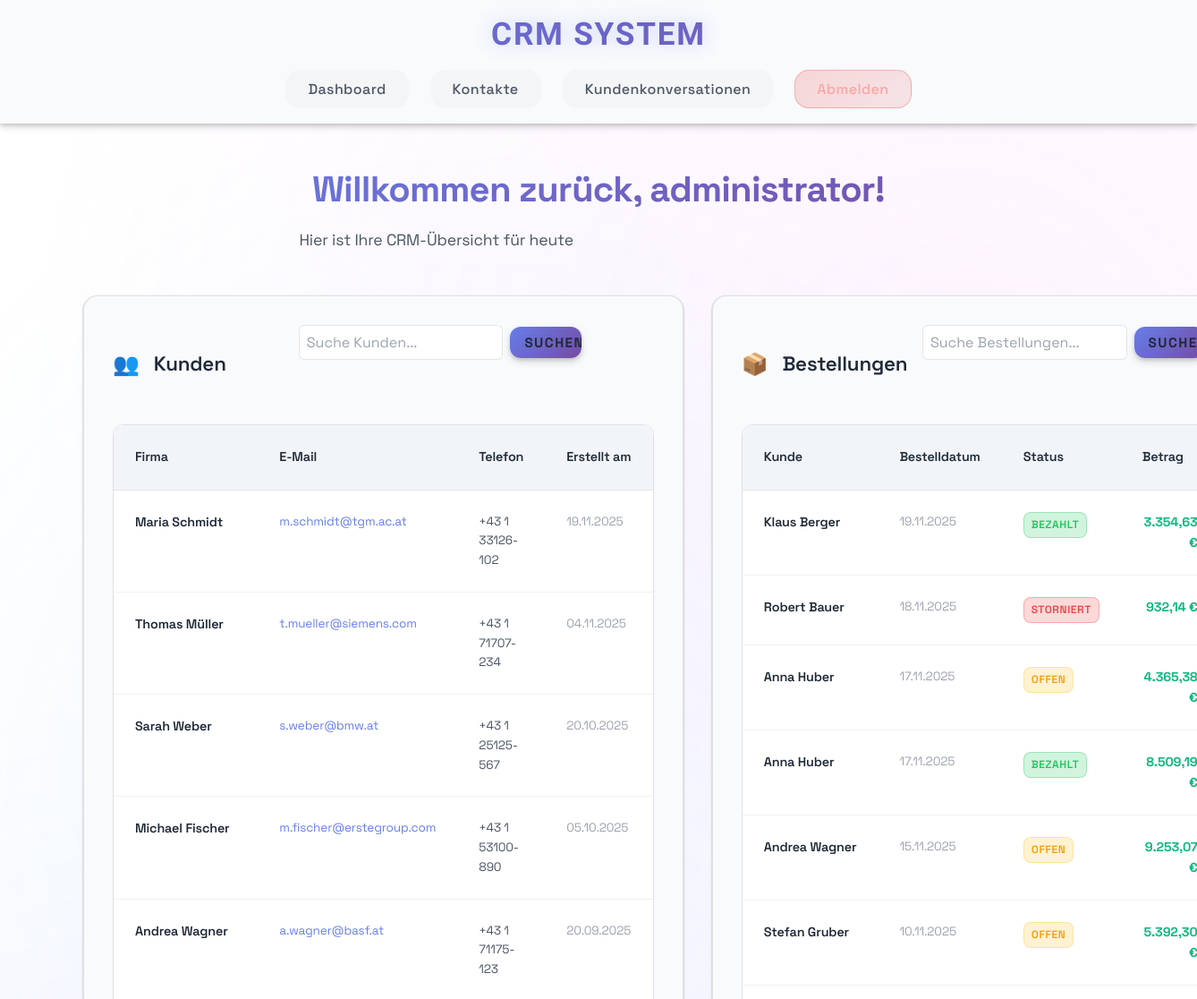
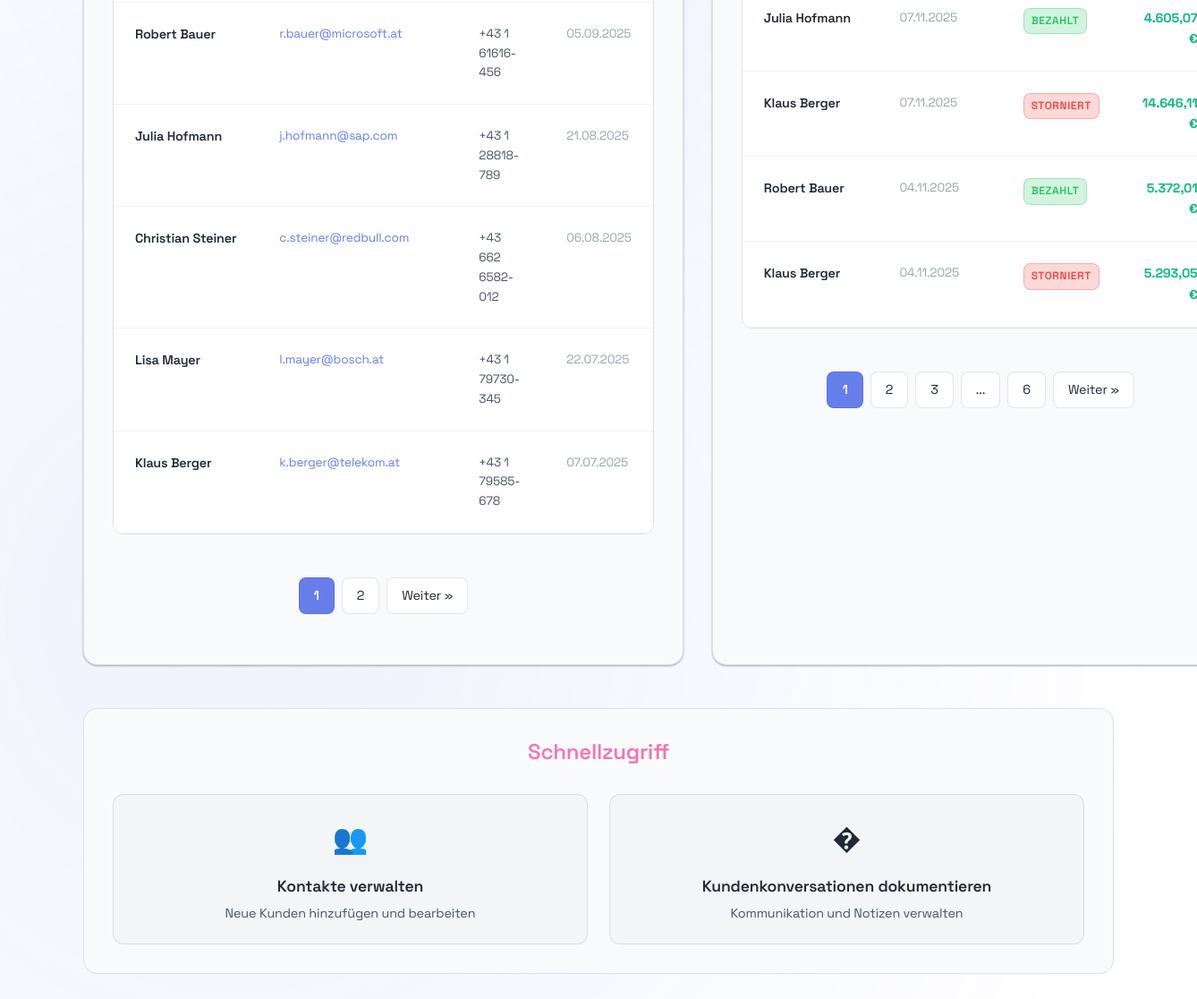
The page /mainview (signed in) on the database its author committed (2 pictures, top to bottom).
### models.py (models this page shows)
class Customer(db.Model):
    __tablename__ = "customers"
    id = db.Column(Integer, primary_key=True, autoincrement=True)
    first_name = db.Column(String(100), nullable=False)
    last_name = db.Column(String(100), nullable=False)
    email = db.Column(String(255), unique=True)
    phone = db.Column(String(50))
    created_at = db.Column(DateTime, default=datetime.utcnow, nullable=False)
    orders = db.relationship("Order", back_populates="customer", cascade="all, delete-orphan")
    conversations = db.relationship("Conversation", back_populates="customer", cascade="all, delete-orphan")

class Order(db.Model):
    __tablename__ = "orders"
    id = db.Column(Integer, primary_key=True, autoincrement=True)
    customer_id = db.Column(Integer, ForeignKey("customers.id", ondelete="CASCADE"), nullable=False)
    order_date = db.Column(DateTime, nullable=False)
    status = db.Column(
        SAEnum("Offen", "Bezahlt", "Storniert", name="order_status", native_enum=False, create_constraint=True, validate_strings=True),
        nullable=False,
        default="Offen",
    )
    total_amount = db.Column(Numeric(10, 2), nullable=False)
    customer = db.relationship("Customer", back_populates="orders")
    items = db.relationship("OrderItem", back_populates="order", cascade="all, delete-orphan")
    __table_args__ = (
        Index("idx_orders_date", "order_date"),
        Index("idx_orders_customer_date", "customer_id", "order_date"),
    )

### app.py (the view, shortened to what this page needs)
@app.route('/mainview')
@login_required
def mainview():
    from models import Customer, Order, Conversation
    from datetime import datetime
    from sqlalchemy import or_
    customer_search = request.args.get('customer_search', '').strip()
    order_search = request.args.get('order_search', '').strip()
    customer_page = request.args.get('customer_page', 1, type=int)
    order_page = request.args.get('order_page', 1, type=int)
    per_page = 10
    customers_query = Customer.query
    customers_pagination = customers_query.order_by(Customer.created_at.desc()).paginate(
        page=customer_page, per_page=per_page, error_out=False
    )
    orders_query = Order.query.join(Customer)
    orders_pagination = orders_query.order_by(Order.order_date.desc()).paginate(
        page=order_page, per_page=per_page, error_out=False
    )
    current_date = datetime.now().strftime("%d.%m.%Y")
    username = session.get('username', 'Unbekannt')
    return render_template('mainview.html',
                         customers_pagination=customers_pagination,
                         orders_pagination=orders_pagination,
                         current_date=current_date,
                         username=username,
                         customer_search=customer_search,
                         order_search=order_search)

### app.py (called while the page is built)
def format_currency(amount):
    if amount is None:
        return '0,00 €'
    return f"{amount:,.2f} €".replace(',', 'X').replace('.', ',').replace('X', '.')

def format_date(date_obj, with_time=False):
    if not date_obj:
        return 'N/A'
    if with_time:
        return date_obj.strftime('%d.%m.%Y %H:%M')
    return date_obj.strftime('%d.%m.%Y')

@app.template_filter('currency')
def currency_filter(amount):
    return format_currency(amount)

@app.template_filter('date')
def date_filter(date_obj):
    return format_date(date_obj)

def login_required(f):
    @wraps(f)
    def decorated_function(*args, **kwargs):
        if 'user_id' not in session:
            flash('Bitte loggen Sie sich zuerst ein')
            return redirect(url_for('index'))
        return f(*args, **kwargs)
    return decorated_function

### templates/mainview.html (shortened to what this page needs)
{% extends "base.html" %}
{% block content %}
<div class="welcome-section">
  <h2>Willkommen zurück, {{ username }}!</h2>
  <p>Hier ist Ihre CRM-Übersicht für heute</p>
</div>
<div class="dashboard-tables">
  <div class="table-section">
    <div style="display: flex; justify-content: space-between; align-items: center; margin-bottom: var(--space-md);">
      <h3 style="margin: 0;"><span class="table-icon">👥</span>Kunden</h3>
      <form method="GET" action="{{ url_for('mainview') }}" style="display: flex; gap: 0.5rem; align-items: center; background: none; padding: 0; box-shadow: none; border: none;">
        <input type="search" name="customer_search" placeholder="Suche Kunden..." value="{{ customer_search or '' }}" style="padding: 0.5rem; border-radius: 6px; border: 1px solid rgba(0,0,0,0.1); background: var(--bg-primary); min-width: 200px;">
        <button type="submit" class="btn btn-primary" style="padding: 0.5rem 1rem; margin: 0;">Suchen</button>
      </form>
    </div>
    <div class="table-container">
      <table class="data-table">
        <thead>
          <tr>
            <th>Firma</th>
            <th>E-Mail</th>
            <th>Telefon</th>
            <th>Erstellt am</th>
          </tr>
        </thead>
        <tbody>
          {% for customer in customers_pagination.items %}
          <tr>
            <td class="company-name">{{ customer.first_name }} {{ customer.last_name }}</td>
            <td class="email">{{ customer.email }}</td>
            <td class="phone">{{ customer.phone }}</td>
            <td class="date">{{ customer.created_at|date }}</td>
          </tr>
          {% else %}
          <tr>
            <td colspan="4" class="empty-state">Keine Kunden gefunden</td>
          </tr>
          {% endfor %}
        </tbody>
      </table>
    </div>
    {% if customers_pagination.pages > 1 %}
    <div class="pagination">
      {% for page_num in customers_pagination.iter_pages(left_edge=1, right_edge=1, left_current=1, right_current=2) %}
        {% if page_num %}
          {% if page_num == customers_pagination.page %}
            <span class="page-link active">{{ page_num }}</span>
          {% else %}
            <a href="{{ url_for('mainview', customer_page=page_num, order_page=request.args.get('order_page', 1), customer_search=customer_search, order_search=order_search) }}" class="page-link">{{ page_num }}</a>
          {% endif %}
        {% else %}
          <span class="page-link">...</span>
        {% endif %}
      {% endfor %}
      {% if customers_pagination.has_next %}
        <a href="{{ url_for('mainview', customer_page=customers_pagination.next_num, order_page=request.args.get('order_page', 1), customer_search=customer_search, order_search=order_search) }}" class="page-link">Weiter »</a>
      {% endif %}
    </div>
    {% endif %}
  </div>
  <div class="table-section">
    <div style="display: flex; justify-content: space-between; align-items: center; margin-bottom: var(--space-md);">
      <h3 style="margin: 0;"><span class="table-icon">📦</span>Bestellungen</h3>
      <form method="GET" action="{{ url_for('mainview') }}" style="display: flex; gap: 0.5rem; align-items: center; background: none; padding: 0; box-shadow: none; border: none;">
        <input type="search" name="order_search" placeholder="Suche Bestellungen..." value="{{ order_search or '' }}" style="padding: 0.5rem; border-radius: 6px; border: 1px solid rgba(0,0,0,0.1); background: var(--bg-primary); min-width: 200px;">
        <button type="submit" class="btn btn-primary" style="padding: 0.5rem 1rem; margin: 0;">Suchen</button>
      </form>
    </div>
    <div class="table-container">
      <table class="data-table">
        <thead>
          <tr>
            <th>Kunde</th>
            <th>Bestelldatum</th>
            <th>Status</th>
            <th>Betrag</th>
          </tr>
        </thead>
        <tbody>
          {% for order in orders_pagination.items %}
          <tr>
            <td class="company-name">{{ order.customer.first_name }} {{ order.customer.last_name if order.customer else 'Unbekannt' }}</td>
            <td class="date">{{ order.order_date|date }}</td>
            <td><span class="status-badge status-{{ order.status.lower() if order.status else 'unknown' }}">{{ order.status or 'Unbekannt' }}</span></td>
            <td class="amount">{{ order.total_amount|currency }}</td>
          </tr>
          {% else %}
          <tr>
            <td colspan="4" class="empty-state">Keine Bestellungen gefunden</td>
          </tr>
          {% endfor %}
        </tbody>
      </table>
    </div>
    {% if orders_pagination.pages > 1 %}
    <div class="pagination">
      {% for page_num in orders_pagination.iter_pages(left_edge=1, right_edge=1, left_current=1, right_current=2) %}
        {% if page_num %}
          {% if page_num == orders_pagination.page %}
            <span class="page-link active">{{ page_num }}</span>
          {% else %}
            <a href="{{ url_for('mainview', customer_page=request.args.get('customer_page', 1), order_page=page_num, customer_search=customer_search, order_search=order_search) }}" class="page-link">{{ page_num }}</a>
          {% endif %}
        {% else %}
          <span class="page-link">...</span>
        {% endif %}
      {% endfor %}
      {% if orders_pagination.has_next %}
        <a href="{{ url_for('mainview', customer_page=request.args.get('customer_page', 1), order_page=orders_pagination.next_num, customer_search=customer_search, order_search=order_search) }}" class="page-link">Weiter »</a>
      {% endif %}
    </div>
    {% endif %}
  </div>
</div>
<div class="quick-actions">
  <h3>Schnellzugriff</h3>
  <div class="action-grid">
    <a href="{{ url_for('customers') }}" class="action-card">
      <div class="action-icon">👥</div>
      <h4>Kontakte verwalten</h4>
      <p>Neue Kunden hinzufügen und bearbeiten</p>
    </a>
  <a href="{{ url_for('conversations') }}" class="action-card">
      <div class="action-icon">�</div>
  <h4>Kundenkonversationen dokumentieren</h4>
      <p>Kommunikation und Notizen verwalten</p>
    </a>
  </div>
</div>
{% endblock %}

### templates/base.html (shortened to what this page needs)
<!DOCTYPE html>
<html>
<head>
    <link rel="stylesheet" href="{{ url_for('static', filename='style.css') }}">
</head>
<body>
<header>
    <h1>CRM System</h1>
    <nav>
        <a href="{{ url_for('mainview') }}">Dashboard</a>
        <a href="{{ url_for('customers') }}">Kontakte</a>
    <a href="{{ url_for('conversations') }}">Kundenkonversationen</a>
        <a href="{{ url_for('logout') }}" class="logout-btn">Abmelden</a>
    </nav>
</header>
<main>
    {% block content %}{% endblock %}
</main>
</body>
</html>

### templates/mainview.html (style rules this page uses)
.welcome-section { text-align: center; margin-bottom: var(--space-xl); }
.welcome-section h2 { background: var(--primary); background-clip: text; -webkit-background-clip: text; -webkit-text-fill-color: transparent; font-size: 2.5rem; margin-bottom: var(--space-sm); }
.welcome-section p { color: var(--text-secondary); font-size: 1.1rem; }
.dashboard-tables { display: grid; grid-template-columns: 1fr 1fr; gap: var(--space-lg); margin-bottom: var(--space-xl); }
.table-section { background: var(--bg-secondary); border-radius: var(--radius-lg); padding: var(--space-lg); border: 1px solid rgba(0, 0, 0, 0.1); box-shadow: var(--shadow-sm); }
.table-section h3 { display: flex; align-items: center; gap: var(--space-sm); margin-bottom: var(--space-lg); font-size: 1.4rem; color: var(--text-primary); font-family: var(--font-display); }
.table-icon { font-size: 1.5rem; }
.table-container { overflow-x: auto; border-radius: var(--radius-md); border: 1px solid rgba(0, 0, 0, 0.1); }
.data-table { width: 100%; border-collapse: collapse; background: var(--bg-primary); font-size: 0.9rem; }
.data-table thead { background: var(--bg-tertiary); }
.data-table th { padding: var(--space-md); text-align: left; font-weight: 600; color: var(--text-primary); border-bottom: 1px solid rgba(0, 0, 0, 0.1); font-family: var(--font-display); }
.data-table td { padding: var(--space-md); border-bottom: 1px solid rgba(0, 0, 0, 0.05); color: var(--text-secondary); vertical-align: top; }
.company-name { font-weight: 600; color: var(--text-primary) !important; max-width: 200px; white-space: nowrap; overflow: hidden; text-overflow: ellipsis; }
.email { color: var(--primary-solid) !important; font-family: var(--font-mono); font-size: 0.85rem; }
.phone { font-family: var(--font-mono); font-size: 0.85rem; }
.date { color: var(--text-muted) !important; font-family: var(--font-mono); font-size: 0.85rem; }
.amount { font-weight: 700; color: var(--success) !important; font-family: var(--font-mono); text-align: right; }
.status-badge { display: inline-block; padding: 0.25rem 0.5rem; border-radius: var(--radius-sm); font-size: 0.75rem; font-weight: 600; text-transform: uppercase; letter-spacing: 0.05em; }
.status-offen { background: rgba(251, 191, 36, 0.2); color: #f59e0b; border: 1px solid rgba(251, 191, 36, 0.3); }
.status-bezahlt { background: rgba(34, 197, 94, 0.2); color: #22c55e; border: 1px solid rgba(34, 197, 94, 0.3); }
.status-storniert { background: rgba(239, 68, 68, 0.2); color: #ef4444; border: 1px solid rgba(239, 68, 68, 0.3); }
.pagination { display: flex; justify-content: center; align-items: center; gap: var(--space-xs); margin-top: var(--space-md); padding: var(--space-md); }
.page-link { padding: var(--space-xs) var(--space-sm); border: 1px solid rgba(0, 0, 0, 0.1); border-radius: var(--radius-sm); background: var(--bg-primary); color: var(--text-primary); text-decoration: none; transition: all 0.3s ease; font-size: 0.9rem; min-width: 35px; text-align: center; }
.page-link.active { background: var(--primary-solid); color: white; font-weight: 600; cursor: default; }
.quick-actions { background: var(--bg-secondary); border-radius: var(--radius-lg); padding: var(--space-lg); border: 1px solid rgba(0, 0, 0, 0.1); grid-column: 1 / -1; }
.quick-actions h3 { text-align: center; margin-bottom: var(--space-lg); background: var(--secondary); background-clip: text; -webkit-background-clip: text; -webkit-text-fill-color: transparent; }
.action-grid { display: grid; grid-template-columns: repeat(auto-fit, minmax(250px, 1fr)); gap: var(--space-md); }
.action-card { background: var(--surface); border: 1px solid rgba(0, 0, 0, 0.1); border-radius: var(--radius-md); padding: var(--space-md); text-decoration: none; color: inherit; transition: all 0.3s ease; text-align: center; }
.action-card .action-icon { font-size: 2rem; margin-bottom: var(--space-sm); display: block; }
.action-card h4 { font-size: 1.1rem; margin-bottom: var(--space-xs); color: var(--text-primary); }
.action-card p { color: var(--text-secondary); font-size: 0.9rem; margin: 0; line-height: 1.4; }

### rows shown on the page
Customer: first_name "Maria", last_name "Schmidt", email "m.schmidt@tgm.ac.at", phone "+43 1 33126-102", created_at "19.11.2025"
Customer: first_name "Thomas", last_name "Müller", email "t.mueller@siemens.com", phone "+43 1 71707-234", created_at "04.11.2025"
Customer: first_name "Sarah", last_name "Weber", email "s.weber@bmw.at", phone "+43 1 25125-567", created_at "20.10.2025"
Customer: first_name "Michael", last_name "Fischer", email "m.fischer@erstegroup.com", phone "+43 1 53100-890", created_at "05.10.2025"
Customer: first_name "Andrea", last_name "Wagner", email "a.wagner@basf.at", phone "+43 1 71175-123", created_at "20.09.2025"
Customer: first_name "Robert", last_name "Bauer", email "r.bauer@microsoft.at", phone "+43 1 61616-456", created_at "05.09.2025"
Customer: first_name "Julia", last_name "Hofmann", email "j.hofmann@sap.com", phone "+43 1 28818-789", created_at "21.08.2025"
Customer: first_name "Christian", last_name "Steiner", email "c.steiner@redbull.com", phone "+43 662 6582-012", created_at "06.08.2025"
Customer: first_name "Lisa", last_name "Mayer", email "l.mayer@bosch.at", phone "+43 1 79730-345", created_at "22.07.2025"
Customer: first_name "Klaus", last_name "Berger", email "k.berger@telekom.at", phone "+43 1 79585-678", created_at "07.07.2025"
Order: customer.first_name "Klaus", customer "Berger", order_date "19.11.2025", status "BEZAHLT", total_amount "3.354,63 €"
Order: customer.first_name "Robert", customer "Bauer", order_date "18.11.2025", status "STORNIERT", total_amount "932,14 €"
Order: customer.first_name "Anna", customer "Huber", order_date "17.11.2025", status "OFFEN", total_amount "4.365,38 €"
Order: customer.first_name "Anna", customer "Huber", order_date "17.11.2025", status "BEZAHLT", total_amount "8.509,19 €"
Order: customer.first_name "Andrea", customer "Wagner", order_date "15.11.2025", status "OFFEN", total_amount "9.253,07 €"
Order: customer.first_name "Stefan", customer "Gruber", order_date "10.11.2025", status "OFFEN", total_amount "5.392,30 €"
Order: customer.first_name "Julia", customer "Hofmann", order_date "07.11.2025", status "BEZAHLT", total_amount "4.605,07 €"
Order: customer.first_name "Klaus", customer "Berger", order_date "07.11.2025", status "STORNIERT", total_amount "14.646,11 €"
Order: customer.first_name "Robert", customer "Bauer", order_date "04.11.2025", status "BEZAHLT", total_amount "5.372,01 €"
Order: customer.first_name "Klaus", customer "Berger", order_date "04.11.2025", status "STORNIERT", total_amount "5.293,05 €"

### other values the page prints
{{ username }} "administrator"
{{ page_num }} "1"
{{ page_num }} "2"
{{ page_num }} "2" "3" "6"
